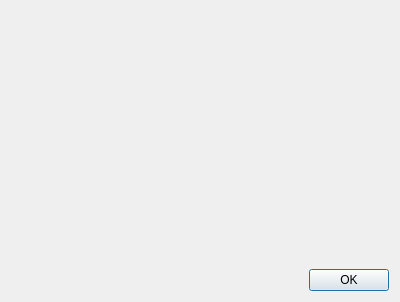
<?xml version="1.0" encoding="UTF-8"?>
<ui version="4.0">
 <class>AboutDialog</class>
 <widget class="QDialog" name="AboutDialog">
  <property name="geometry">
   <rect>
    <x>0</x>
    <y>0</y>
    <width>400</width>
    <height>302</height>
   </rect>
  </property>
  <layout class="QVBoxLayout" name="verticalLayout">
   <item>
    <layout class="QHBoxLayout" name="horizontalLayout">
     <item>
      <widget class="QLabel" name="labelIcon">
       <property name="alignment">
        <set>Qt::AlignLeading|Qt::AlignLeft|Qt::AlignTop</set>
       </property>
      </widget>
     </item>
     <item>
      <layout class="QVBoxLayout" name="verticalLayout_2">
       <item>
        <widget class="QLabel" name="labelText">
         <property name="sizePolicy">
          <sizepolicy hsizetype="MinimumExpanding" vsizetype="Minimum">
           <horstretch>0</horstretch>
           <verstretch>0</verstretch>
          </sizepolicy>
         </property>
         <property name="alignment">
          <set>Qt::AlignLeading|Qt::AlignLeft|Qt::AlignTop</set>
         </property>
         <property name="openExternalLinks">
          <bool>true</bool>
         </property>
        </widget>
       </item>
      </layout>
     </item>
    </layout>
   </item>
   <item>
    <widget class="QDialogButtonBox" name="buttonBox">
     <property name="orientation">
      <enum>Qt::Horizontal</enum>
     </property>
     <property name="standardButtons">
      <set>QDialogButtonBox::Ok</set>
     </property>
    </widget>
   </item>
  </layout>
 </widget>
 <resources/>
 <connections>
  <connection>
   <sender>buttonBox</sender>
   <signal>accepted()</signal>
   <receiver>AboutDialog</receiver>
   <slot>accept()</slot>
   <hints>
    <hint type="sourcelabel">
     <x>248</x>
     <y>254</y>
    </hint>
    <hint type="destinationlabel">
     <x>157</x>
     <y>274</y>
    </hint>
   </hints>
  </connection>
  <connection>
   <sender>buttonBox</sender>
   <signal>rejected()</signal>
   <receiver>AboutDialog</receiver>
   <slot>reject()</slot>
   <hints>
    <hint type="sourcelabel">
     <x>316</x>
     <y>260</y>
    </hint>
    <hint type="destinationlabel">
     <x>286</x>
     <y>274</y>
    </hint>
   </hints>
  </connection>
 </connections>
</ui>
